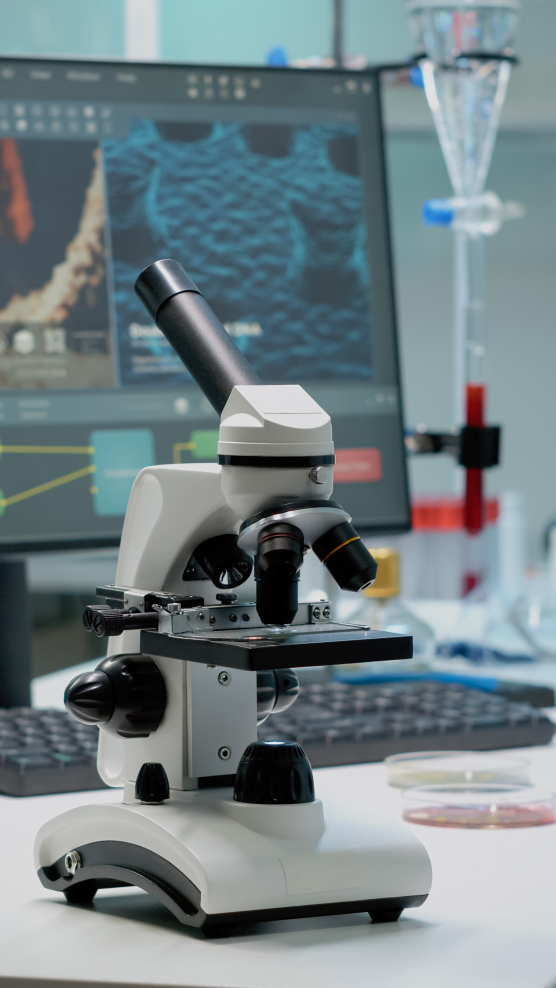
#> input picture src/assets/new images/scientific-microscope-laboratory-desk-with-researching-instruments.jpg, 2222 x 3950 px (shown at 1/4 size); its folder holds 5 pictures in this run
$ python update-website-assets.py
#> lines starting #> are read from the running program, lines starting #| are printed output that depends on the picture
import os
from PIL import Image

BASE_DIR = os.path.abspath(os.path.join(os.path.dirname(__file__), '..'))
NEW_IMAGES_DIR = os.path.join(BASE_DIR, 'src', 'assets', 'new images')
ASSETS_DIR = os.path.join(BASE_DIR, 'src', 'assets')

def crop_and_save(src_filename, out_filename, target_w, target_h, quality=90, center_bias=(0.5, 0.5)):
    src_path = os.path.join(NEW_IMAGES_DIR, src_filename)
    out_path = os.path.join(ASSETS_DIR, out_filename)

    if not os.path.exists(src_path):
        print(f"Error: {src_filename} does not exist!")
        return

    with Image.open(src_path) as im:
        if im.mode != 'RGB':
            im = im.convert('RGB')

        orig_w, orig_h = im.size
        target_ratio = target_w / float(target_h)
        current_ratio = orig_w / float(orig_h)

        if current_ratio > target_ratio:
            # Source is wider than target: crop width
            crop_w = int(orig_h * target_ratio)
            crop_h = orig_h
            cx, cy = center_bias
            left = max(0, min(int((orig_w - crop_w) * cx), orig_w - crop_w))
            top = 0
            im = im.crop((left, top, left + crop_w, top + crop_h))
        else:
            # Source is taller than target: crop height
            crop_w = orig_w
            crop_h = int(orig_w / target_ratio)
            cx, cy = center_bias
            left = 0
            top = max(0, min(int((orig_h - crop_h) * cy), orig_h - crop_h))
            im = im.crop((left, top, left + crop_w, top + crop_h))

        im = im.resize((target_w, target_h), Image.Resampling.LANCZOS)

        # Save as WEBP or JPEG depending on extension
        ext = os.path.splitext(out_filename)[1].lower()
        if ext in ('.jpg', '.jpeg'):
            im.save(out_path, 'JPEG', quality=quality, optimize=True)
        else:
            im.save(out_path, 'WEBP', quality=quality, method=6)

        print(f"Generated {out_filename}: {im.size[0]}x{im.size[1]} ({os.path.getsize(out_path)//1024} KB)")

print("=== Generating Website-Wide Section & Environmental Assets ===")

# 1. Home Ecosystem Section (Sectors Served)
crop_and_save(
    'interior-view-operating-room.jpg',
    'ecosystem-hospitals.jpg',
    target_w=536, target_h=376, # 2x of 268x188
    center_bias=(0.5, 0.4)
)
crop_and_save(
    'scientific-microscope-laboratory-desk-with-researching-instruments.jpg',
    'ecosystem-laboratories.jpg',
    target_w=426, target_h=342, # 2x of 213x171
    center_bias=(0.5, 0.5)
)
#> call 2 of crop_and_save, with out_filename = 'ecosystem-laboratories.jpg', target_w = 426, target_h = 342, quality = 90, center_bias = (0.5, 0.5)
#> in crop_and_save, im is the input picture: PIL image 2222x3950 RGB; mean R, G, B 115, 129.3, 133.5
#> in crop_and_save (call 2), `im = im.crop((left, top, left + crop_w, top + crop_h))`:
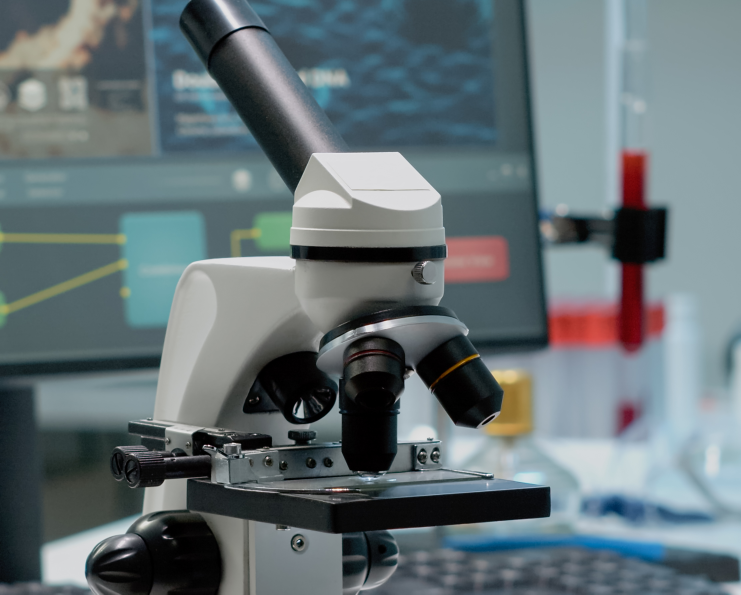
#> im: PIL image 2222x1783 RGB (shown at 1/3 size); mean R, G, B 101.3, 114, 117.9
#> in crop_and_save (call 2), `im = im.resize((target_w, target_h), Image.Resampling.LANCZOS)`:
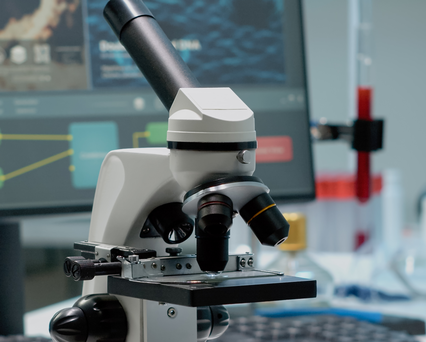
#> im: PIL image 426x342 RGB; mean R, G, B 101.3, 114, 117.9
#| Generated ecosystem-laboratories.jpg: 426x342 (29 KB)
crop_and_save(
    'hospital-room-interior.jpg',
    'ecosystem-health-centres.jpg',
    target_w=350, target_h=242, # 2x of 175x121
    center_bias=(0.5, 0.5)
)
crop_and_save(
    'close-up-heart-rate-monitor-empty-hospital-ward-nobody-intensive-care-room-with-medical-equipment-bed-oxygen-tube-wheelchair-recovery-healthcare-instruments.jpg',
    'ecosystem-ngos.jpg',
    target_w=256, target_h=326, # 2x of 128x163
    center_bias=(0.4, 0.5)
)
crop_and_save(
    'empty-living-room-with-wheelchair-people-with-physical-disability-giving-transportation-support-nobody-space-with-mo...jpg',
    'ecosystem-patients.jpg',
    target_w=328, target_h=284, # 2x of 164x142
    center_bias=(0.5, 0.5)
)

# 2. Who We Are (Home Page Central Feature)
crop_and_save(
    'many-kind-medical-equipment-manage-surgeon-start-operations-operating-room.jpg',
    'who-we-are-equipment.webp',
    target_w=880, target_h=560,
    center_bias=(0.5, 0.5)
)

# 3. Services Page Assets
crop_and_save(
    'interior-view-operating-room.jpg',
    'service-hero-photo.webp',
    target_w=1200, target_h=594, # ratio ~2.02
    center_bias=(0.5, 0.4)
)
crop_and_save(
    'many-kind-medical-equipment-manage-surgeon-start-operations-operating-room.jpg',
    'service-procurement.webp',
    target_w=740, target_h=328, # ratio ~2.256
    center_bias=(0.5, 0.5)
)
crop_and_save(
    'close-up-heart-rate-monitor-empty-hospital-ward-nobody-intensive-care-room-with-medical-equipment-bed-oxygen-tube-wheelchair-recovery-healthcare-instruments.jpg',
    'service-marketing.webp',
    target_w=816, target_h=332, # ratio ~2.458
    center_bias=(0.5, 0.4)
)
crop_and_save(
    'empty-hospital-ward-prepared-patient-healthcare.jpg',
    'service-delivery.webp',
    target_w=740, target_h=328, # ratio ~2.256
    center_bias=(0.5, 0.5)
)
crop_and_save(
    'worn-instrument-tape-white-steel.jpg',
    'service-repair.webp',
    target_w=816, target_h=328, # ratio ~2.488
    center_bias=(0.5, 0.5)
)

# 4. Who We Serve Page Assets
crop_and_save(
    'interior-view-operating-room.jpg',
    'wws-hero-photo.webp',
    target_w=816, target_h=1020, # ratio 0.8
    center_bias=(0.5, 0.45)
)
crop_and_save(
    'hospital-room-with-bed-lamp.jpg',
    'env_outpatient.webp',
    target_w=960, target_h=512, # ratio 1.875
    center_bias=(0.5, 0.5)
)
crop_and_save(
    'close-up-heart-rate-monitor-empty-hospital-ward-nobody-intensive-care-room-with-medical-equipment-bed-oxygen-tube-wheelchair-recovery-healthcare-instruments.jpg',
    'env_emergency.webp',
    target_w=1200, target_h=652,
    center_bias=(0.4, 0.5)
)
crop_and_save(
    'empty-hospital-ward-prepared-patient-healthcare.jpg',
    'env_maternity.webp',
    target_w=1040, target_h=520, # ratio 2.0
    center_bias=(0.5, 0.5)
)
crop_and_save(
    '8.jpg',
    'env_utility.webp',
    target_w=1040, target_h=544, # ratio 1.912
    center_bias=(0.5, 0.5)
)
crop_and_save(
    'interior-view-operating-room.jpg',
    'wws-mobile-theatre.webp',
    target_w=900, target_h=438,
    center_bias=(0.5, 0.4)
)
crop_and_save(
    'close-up-heart-rate-monitor-empty-hospital-ward-nobody-intensive-care-room-with-medical-equipment-bed-oxygen-tube-wheelchair-recovery-healthcare-instruments.jpg',
    'wws-mobile-emergency.webp',
    target_w=900, target_h=505,
    center_bias=(0.4, 0.5)
)
crop_and_save(
    'scientific-microscope-laboratory-desk-with-researching-instruments.jpg',
    'wws-mobile-lab.webp',
    target_w=900, target_h=442,
    center_bias=(0.5, 0.5)
)
#> in crop_and_save (call 19), `im = im.crop((left, top, left + crop_w, top + crop_h))`:
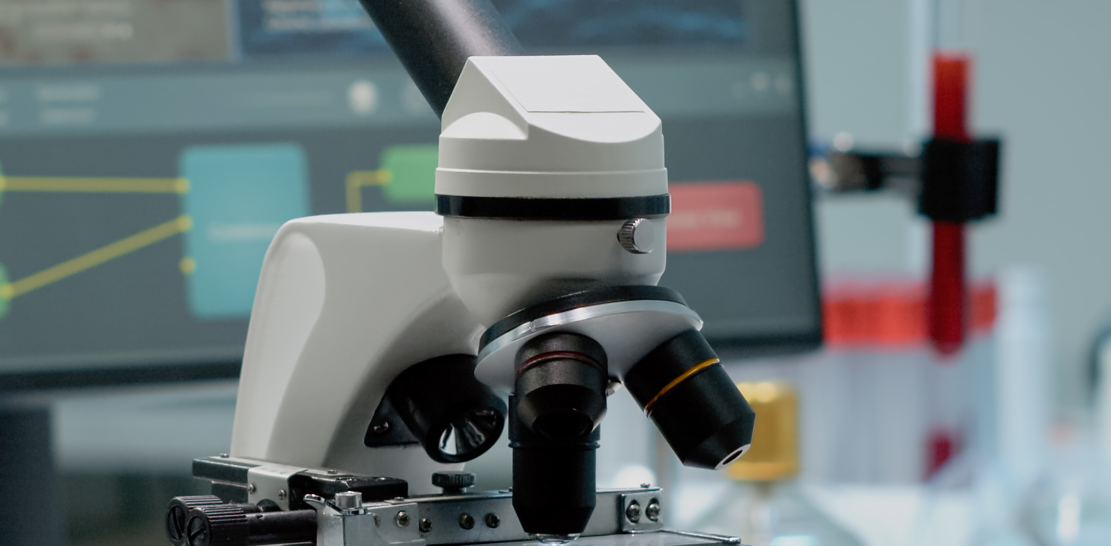
#> im: PIL image 2222x1091 RGB (shown at 1/2 size); mean R, G, B 108.4, 119.1, 121.2
#> in crop_and_save (call 19), `im = im.resize((target_w, target_h), Image.Resampling.LANCZOS)`:
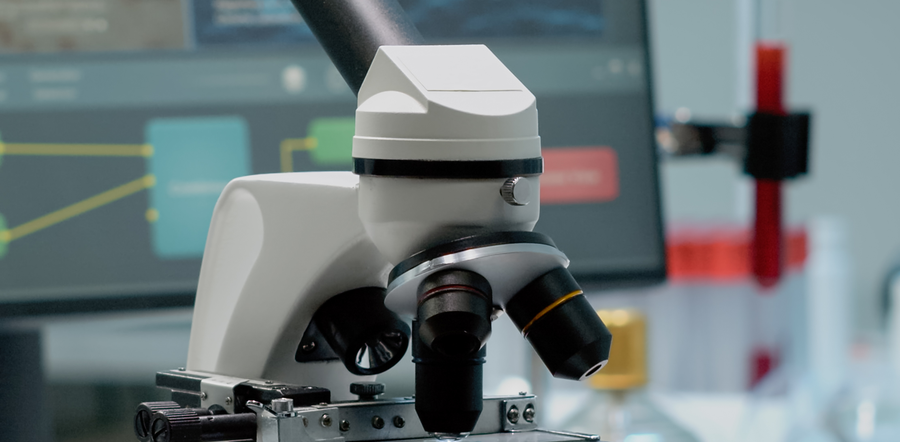
#> im: PIL image 900x442 RGB; mean R, G, B 108.4, 119.1, 121.2
#| Generated wws-mobile-lab.webp: 900x442 (28 KB)
crop_and_save(
    'hospital-room-interior.jpg',
    'wws-mobile-ward.webp',
    target_w=900, target_h=469,
    center_bias=(0.5, 0.5)
)

# 5. About Page Assets
crop_and_save(
    'many-kind-medical-equipment-manage-surgeon-start-operations-operating-room.jpg',
    'about-company-equipment.webp',
    target_w=608, target_h=860, # ratio 0.707
    center_bias=(0.5, 0.5)
)
crop_and_save(
    'microscope.jpg',
    'about-microscope-clean.webp',
    target_w=800, target_h=836, # ratio 0.956
    center_bias=(0.5, 0.5)
)

# 6. Products Page Custom Procurement Hero Banner
crop_and_save(
    'many-kind-medical-equipment-manage-surgeon-start-operations-operating-room.jpg',
    'custom-procurement-equipment.webp',
    target_w=1376, target_h=768, # ratio 1.792
    center_bias=(0.5, 0.5)
)
crop_and_save(
    'many-kind-medical-equipment-manage-surgeon-start-operations-operating-room.jpg',
    'custom-procurement-equipment.jpg',
    target_w=1376, target_h=768, # ratio 1.792
    center_bias=(0.5, 0.5)
)

print("=== Finished Generating All Website-Wide Assets ===")
